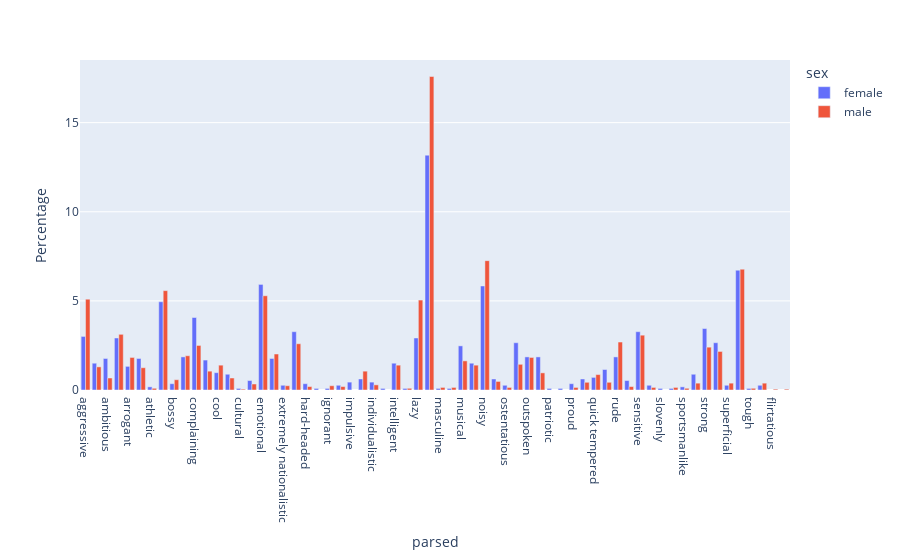

Notebook code cell kept with this figure:
### Code cell
df_exploded = subset.explode('parsed')
result = df_exploded.groupby(['sex', 'parsed']).size().reset_index(name='count')


result['Total'] = result.groupby('sex')['count'].transform('sum')
result['Percentage'] = result['count'] / result['Total'] * 100


# Create a grouped bar plot
fig = px.bar(
    result,
    x='parsed',
    y='Percentage',
    color='sex',    # Different colors for each group
    barmode='group',  # Place bars side-by-side rather than stacking them
)
fig.show()

### Figure 1 — Plotly figure (JSON) as saved in the notebook; plotly's stock layout.template omitted (floating-point values rounded to 4 significant figures)
{"data": [{"alignmentgroup": "True", "hovertemplate": "sex=female<br>parsed=%{x}<br>Percentage=%{y}<extra></extra>", "legendgroup": "female", "marker": {"color": "#636efa", "pattern": {"shape": ""}}, "name": "female", "offsetgroup": "female", "orientation": "v", "showlegend": true, "textposition": "auto", "type": "bar", "x": ["aggressive", "alert", "ambitious", "angry", "arrogant", "artistic", "athletic", "boastful", "bossy", "competitive", "complaining", "conventional", "cool", "cruel", "cultural", "efficient", "emotional", "energetic", "extremely nationalistic", "happy-go-lucky", "hard-headed", "have an attitude", "ignorant", "imitative", "impulsive", "independent", "individualistic", "industrious", "intelligent", "interests wide", "lazy", "loud", "masculine", "materialistic", "musical", "naive", "noisy", "opinionated", "ostentatious", "outgoing", "outspoken", "passionate", "patriotic", "prejudiced", "proud", "quarrelsome", "quick tempered", "rebellious", "rude", "scientifically minded", "sensitive", "show-offs", "slovenly", "spoiled", "sportsmanlike", "straightforward", "strong", "stubborn", "superficial", "talkative", "tough", "very religious"], "xaxis": "x", "y": [3.006, 1.503, 1.768, 2.918, 1.326, 1.768, 0.1768, 4.951, 0.3537, 1.857, 4.067, 1.68, 0.9726, 0.8842, 0.08842, 0.5305, 5.924, 1.768, 0.2653, 3.271, 0.3537, 0.08842, 0.08842, 0.2653, 0.4421, 0.6189, 0.4421, 0.08842, 1.503, 0.08842, 2.918, 13.17, 0.08842, 0.08842, 2.476, 1.503, 5.836, 0.6189, 0.2653, 2.653, 1.857, 1.857, 0.08842, 0.08842, 0.3537, 0.6189, 0.7073, 1.149, 1.857, 0.5305, 3.271, 0.2653, 0.08842, 0.08842, 0.1768, 0.8842, 3.448, 2.653, 0.2653, 6.72, 0.08842, 0.2653], "yaxis": "y"}, {"alignmentgroup": "True", "hovertemplate": "sex=male<br>parsed=%{x}<br>Percentage=%{y}<extra></extra>", "legendgroup": "male", "marker": {"color": "#EF553B", "pattern": {"shape": ""}}, "name": "male", "offsetgroup": "male", "orientation": "v", "showlegend": true, "textposition": "auto", "type": "bar", "x": ["aggressive", "alert", "ambitious", "angry", "arrogant", "artistic", "athletic", "boastful", "bossy", "competitive", "complaining", "conventional", "cool", "cruel", "cultural", "efficient", "emotional", "energetic", "extremely nationalistic", "flirtatious", "happy-go-lucky", "hard-headed", "ignorant", "imitative", "independent", "individualistic", "intelligent", "interests wide", "lazy", "loud", "masculine", "materialistic", "musical", "naive", "noisy", "opinionated", "ostentatious", "outgoing", "outspoken", "passionate", "proud", "quarrelsome", "quick tempered", "rebellious", "rude", "scientifically minded", "sensitive", "show-offs", "spoiled", "sportsmanlike", "straightforward", "strong", "stubborn", "stupid", "superficial", "talkative", "tough", "very religious"], "xaxis": "x", "y": [5.094, 1.297, 0.6728, 3.123, 1.826, 1.249, 0.09611, 5.574, 0.5766, 1.922, 2.499, 1.057, 1.394, 0.6728, 0.04805, 0.3364, 5.286, 2.018, 0.2403, 0.04805, 2.595, 0.1922, 0.2403, 0.1922, 1.057, 0.2883, 1.394, 0.09611, 5.046, 17.59, 0.1442, 0.1442, 1.634, 1.394, 7.256, 0.4805, 0.1442, 1.442, 1.826, 0.9611, 0.1442, 0.4325, 0.865, 0.4325, 2.691, 0.1922, 3.075, 0.1442, 0.1442, 0.09611, 0.3844, 2.403, 2.162, 0.04805, 0.3844, 6.776, 0.09611, 0.3844], "yaxis": "y"}], "layout": {"barmode": "group", "legend": {"title": {"text": "sex"}, "tracegroupgap": 0}, "margin": {"t": 60}, "xaxis": {"anchor": "y", "domain": [0, 1], "title": {"text": "parsed"}}, "yaxis": {"anchor": "x", "domain": [0, 1], "title": {"text": "Percentage"}}}}
